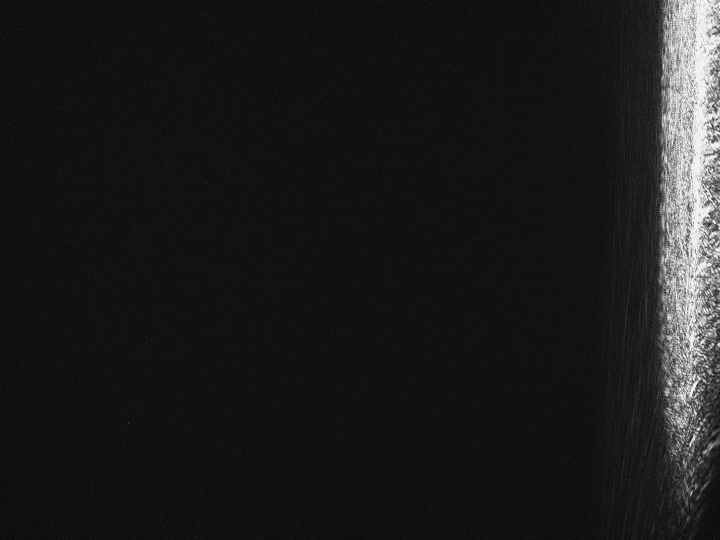
#> input picture data/img/raman_img/test.jpg, 1440 x 1080 px, found by its file name (shown at 1/2 size); its folder holds only this picture in this run
$ python raman.py ../data/img/raman_img/test.jpg ../data/img/raman_img/test.jpg ../data/img/raman_img/test.jpg ../data/img/raman_img/test.jpg
#> lines starting #> are read from the running program, lines starting #| are printed output that depends on the picture
### src/RamanSpectrumClass.py
import matplotlib.pyplot as plt
import pandas as pd
import cv2
from scipy.sparse import csc_matrix
from scipy.sparse import spdiags
import scipy.sparse.linalg as spla
import numpy as np
from scipy import signal
import csv


class RamanSpectrum:
    def __init__(self, img_path):
        self.img_path = f'data/img/raman_img/{img_path}'
        self.paramAsLS = [10**3.5, 0.00005]  # paramAsLS = [ lam , p ]
        self.paramSG = [80, 5]  # paramSG = [ dn , poly ]

    def read_img(self):
        return cv2.imread(self.img_path, cv2.IMREAD_GRAYSCALE)

    def pixel_to_wavenumber(self, pixel):
        # kaiserの式のマジックナンバーたちは、設計に基づいた数値であることに注意
        kaiser = 1.87970 * 10**4 - 10**7 / (532 + (633 - 532) / 1440 * pixel)
        return kaiser

    def get_raman_intensity(self):
        img = self.read_img()
        height, width = img.shape[:2]
        raman_intensity = []
        for x in range(width):
            sum_intensity = 0
            for y in range(height):
                intensity_of_pixel = img[y, x]
                sum_intensity += intensity_of_pixel
            raman_intensity.append(sum_intensity / height)
        return raman_intensity

    def get_raman_wavenumber(self):
        img = self.read_img()
        height, width = img.shape[:2]
        raman_wavenumber = []
        for x in range(width):
            raman_wavenumber.append(self.pixel_to_wavenumber(x))
        return raman_wavenumber

    def get_spectrum(self, file_name):
        raman_intensity = self.get_raman_intensity()
        raman_wavenumber = self.get_raman_wavenumber()
        plt.xlabel("Wavenumber (cm-1)")
        plt.ylabel("Raman Intensity")
        plt.plot(raman_wavenumber, raman_intensity)
        plt.savefig(f"data/img/spectrum_graph/{file_name}.png")

    def save_raw_spectrum(self, file_name):
        df = pd.DataFrame(
            {
                "Wavenumber": self.get_raman_wavenumber(),
                "Intensity": self.get_raman_intensity(),
            }
        )
        df.to_csv(f"data/csv/{file_name}.csv")

    def open_csv(self, file_name):
        X = []
        Y = []
        with open(f"data/csv/{file_name}", "r") as f:
            header = next(csv.reader(f))
            reader = csv.reader(f)
            data = [row for row in reader]
            for i in range(len(data)):
                X.append(float(data[i][1]))
                Y.append(float(data[i][2]))
        return X, Y

    # [25 lines left out: functions baseline_als, SGs, not called in this run]

    def outFigCSV(self, input_path, output_name):  # baseline estimation and smoothing
        X, Y = self.open_csv(input_path)
        paramAsLS = self.paramAsLS
        paramSG = self.paramSG
        Y_np = np.array(Y)
        # baseline estimation
        bkg = self.baseline_als(Y_np, paramAsLS[0], paramAsLS[1])
        fix = Y_np - bkg  # remove baseline
        # smoothing
        smth = self.SGs(fix, paramSG[0], paramSG[1])

        # csv output
        df = pd.DataFrame(
            {
                "Wavenumber": X,
                "Intensity": Y,
                "Baseline": bkg,
                "Smoothed": smth,
            }
        )
        df.to_csv(f"data/csv/processed_{output_name}.csv")

        # figures
        plt.figure(figsize=(12, 9))
        ax1 = plt.subplot2grid((2, 2), (0, 0), colspan=2)
        ax2 = plt.subplot2grid((2, 2), (1, 0), colspan=2)
        ax1.plot(X, Y, linewidth=2)
        ax1.plot(X, bkg, "b", linewidth=1, linestyle="dashed", label="baseline")
        ax2.plot(X, fix, "g", linewidth=1, linestyle="dashed", label="remove baseline")
        ax2.plot(X, smth, "b", linewidth=2, label="smoothed")
        plt.legend()
        plt.axis("tight")
        plt.savefig(f"data/img/spectrum_graph/processded_{output_name}.png")

    # [13 lines left out: function substruct_two_spectrum, not called in this run]

### src/raman.py
import sys
from RamanSpectrumClass import RamanSpectrum


def run(img_path, spectrum_output_name, csv_path=None, processed_output_name=None) -> None:
    raman_spectrum = RamanSpectrum(img_path)
    print("Successfully read the image")
    raman_spectrum.get_spectrum(spectrum_output_name)
#> in read_img, returned value is the input picture: shape (1080, 1440); min 0, max 242, mean 28.1
#> after the loop in get_raman_intensity, `for x in range(width):`: raman_intensity = 1440 values, max 173.6 at index 1389, min 15.71 at index 1, mean 28.05
#> in get_spectrum, `plt.savefig(f"data/img/spectrum_graph/{file_name}.png")`:
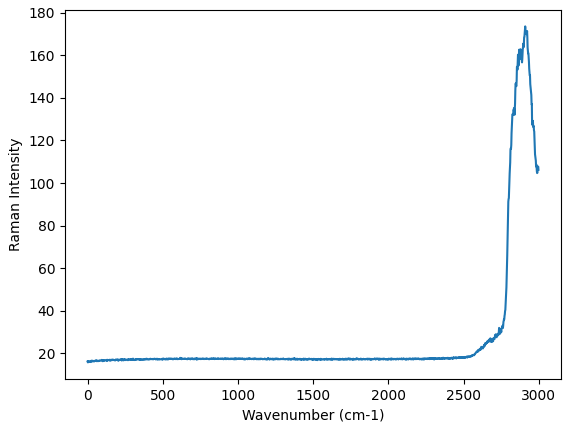
#> figure drawn by matplotlib, 1 panel; curve peaks at x = 2909.4, y = 173.6
    print("Successfully saved the spectrum graph")
    raman_spectrum.save_raw_spectrum(spectrum_output_name)
#> in save_raw_spectrum, `df = pd.DataFrame( { "Wavenumber": self.get_raman_wavenumber(), "Inten..`: df = table of 1440 rows and 2 columns
    print("Successfully saved the raw spectrum data")
    if csv_path is not None and processed_output_name is not None:
        raman_spectrum.outFigCSV(csv_path, processed_output_name)
        print("Successfully saved the processed spectrum data and graph")

if __name__ == '__main__':
    args = sys.argv
    # 例外処理
    if len(args) != 3 and len(args) != 5:
        print("Usage: python src/raman.py <img_path> <spectrum_output_name> [<csv_path> <processed_output_name>]")
        sys.exit(1)

    # 実行
    if len(args) == 3:
        run(args[1], args[2])
    else:
#> (the run stopped early here; a loop or call above may not have finished)
